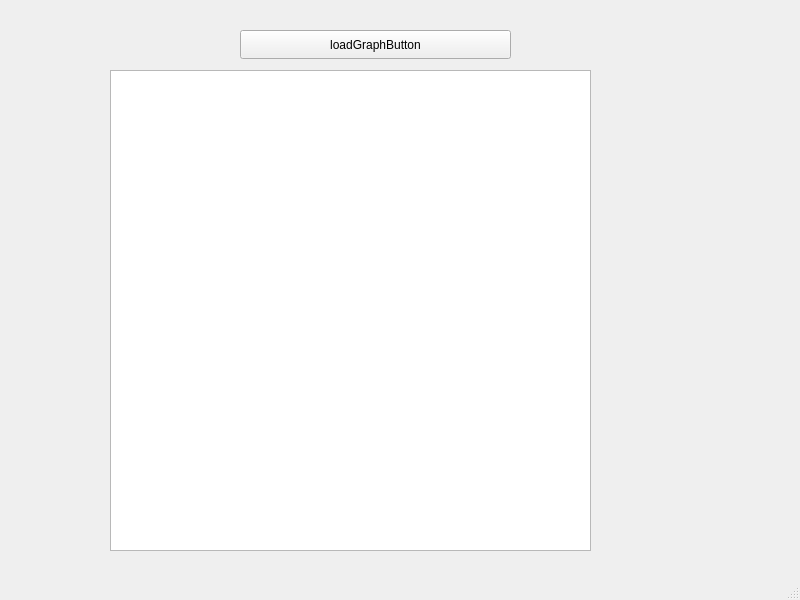
<?xml version="1.0" encoding="UTF-8"?>
<ui version="4.0">
 <class>MainWindow</class>
 <widget class="QMainWindow" name="MainWindow">
  <property name="geometry">
   <rect>
    <x>0</x>
    <y>0</y>
    <width>800</width>
    <height>600</height>
   </rect>
  </property>
  <property name="windowTitle">
   <string>MainWindow</string>
  </property>
  <widget class="QWidget" name="centralwidget">
   <widget class="QGraphicsView" name="graphicsView">
    <property name="geometry">
     <rect>
      <x>110</x>
      <y>70</y>
      <width>481</width>
      <height>481</height>
     </rect>
    </property>
   </widget>
   <widget class="QPushButton" name="loadGraphButton">
    <property name="geometry">
     <rect>
      <x>240</x>
      <y>30</y>
      <width>271</width>
      <height>29</height>
     </rect>
    </property>
    <property name="text">
     <string>loadGraphButton</string>
    </property>
   </widget>
  </widget>
  <widget class="QMenuBar" name="menubar">
   <property name="geometry">
    <rect>
     <x>0</x>
     <y>0</y>
     <width>800</width>
     <height>26</height>
    </rect>
   </property>
  </widget>
  <widget class="QStatusBar" name="statusbar"/>
 </widget>
 <resources/>
 <connections/>
</ui>
